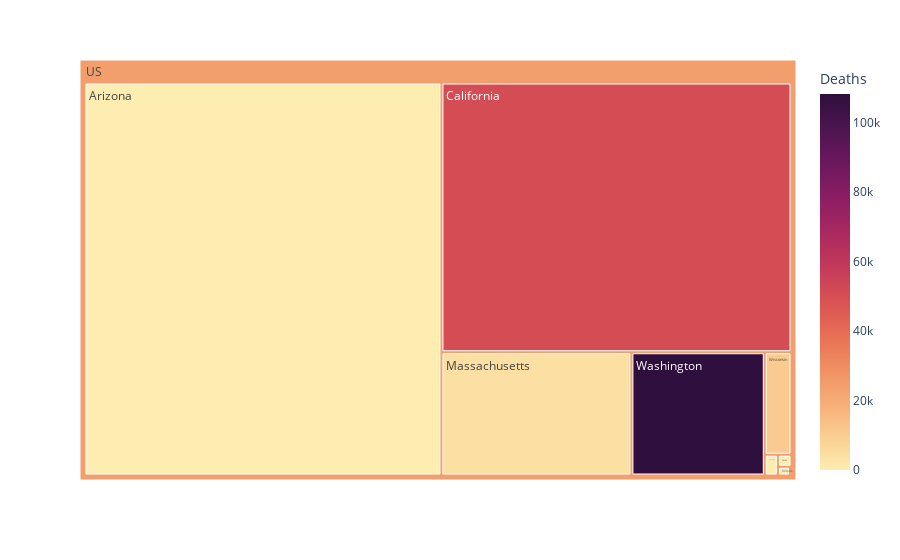

Notebook cell for this chart:
### Code cell
state_cases = cases[['State', 'Cases', 'Date','Deaths']].groupby(['State','Date'])['Cases', 'Deaths'].max().reset_index();

state_cases["Date"] = "US"

fig = px.treemap(state_cases, path=['Date','State'], values='Cases',
                  color='Deaths', hover_data=['State'],
                  color_continuous_scale='matter')
fig.show()

### Figure 1 — Plotly figure (JSON) as saved in the notebook; plotly's stock layout.template omitted (floating-point values rounded to 4 significant figures)
{"data": [{"branchvalues": "total", "customdata": [["Arizona", 126.9], ["California", 50910.0], ["Illinois", 0], ["Massachusetts", 4376.0], ["Nebraska", 0], ["Oregon", 0], ["Texas", 0], ["Utah", 0], ["Washington", 108300.0], ["Wisconsin", 10310.0], ["(?)", 24240.0]], "domain": {"x": [0, 1], "y": [0, 1]}, "hovertemplate": "labels=%{label}<br>Cases=%{value}<br>parent=%{parent}<br>id=%{id}<br>State=%{customdata[0]}<br>Deaths=%{color}<extra></extra>", "ids": ["US/Arizona", "US/California", "US/Illinois", "US/Massachusetts", "US/Nebraska", "US/Oregon", "US/Texas", "US/Utah", "US/Washington", "US/Wisconsin", "US"], "labels": ["Arizona", "California", "Illinois", "Massachusetts", "Nebraska", "Oregon", "Texas", "Utah", "Washington", "Wisconsin", "US"], "marker": {"coloraxis": "coloraxis", "colors": [126.9, 50910.0, 0, 4376.0, 0, 0, 0, 0, 108300.0, 10310.0, 24240.0]}, "name": "", "parents": ["US", "US", "US", "US", "US", "US", "US", "US", "US", "US", ""], "type": "treemap", "values": [78026, 52519, 59, 13027, 151, 2, 91, 5, 9145, 1523, 154548]}], "layout": {"coloraxis": {"colorbar": {"title": {"text": "Deaths"}}, "colorscale": [[0, "rgb(253, 237, 176)"], [0.09091, "rgb(250, 205, 145)"], [0.1818, "rgb(246, 173, 119)"], [0.2727, "rgb(240, 142, 98)"], [0.3636, "rgb(231, 109, 84)"], [0.4545, "rgb(216, 80, 83)"], [0.5455, "rgb(195, 56, 90)"], [0.6364, "rgb(168, 40, 96)"], [0.7273, "rgb(138, 29, 99)"], [0.8182, "rgb(107, 24, 93)"], [0.9091, "rgb(76, 21, 80)"], [1, "rgb(47, 15, 61)"]]}, "legend": {"tracegroupgap": 0}, "margin": {"t": 60}}}
